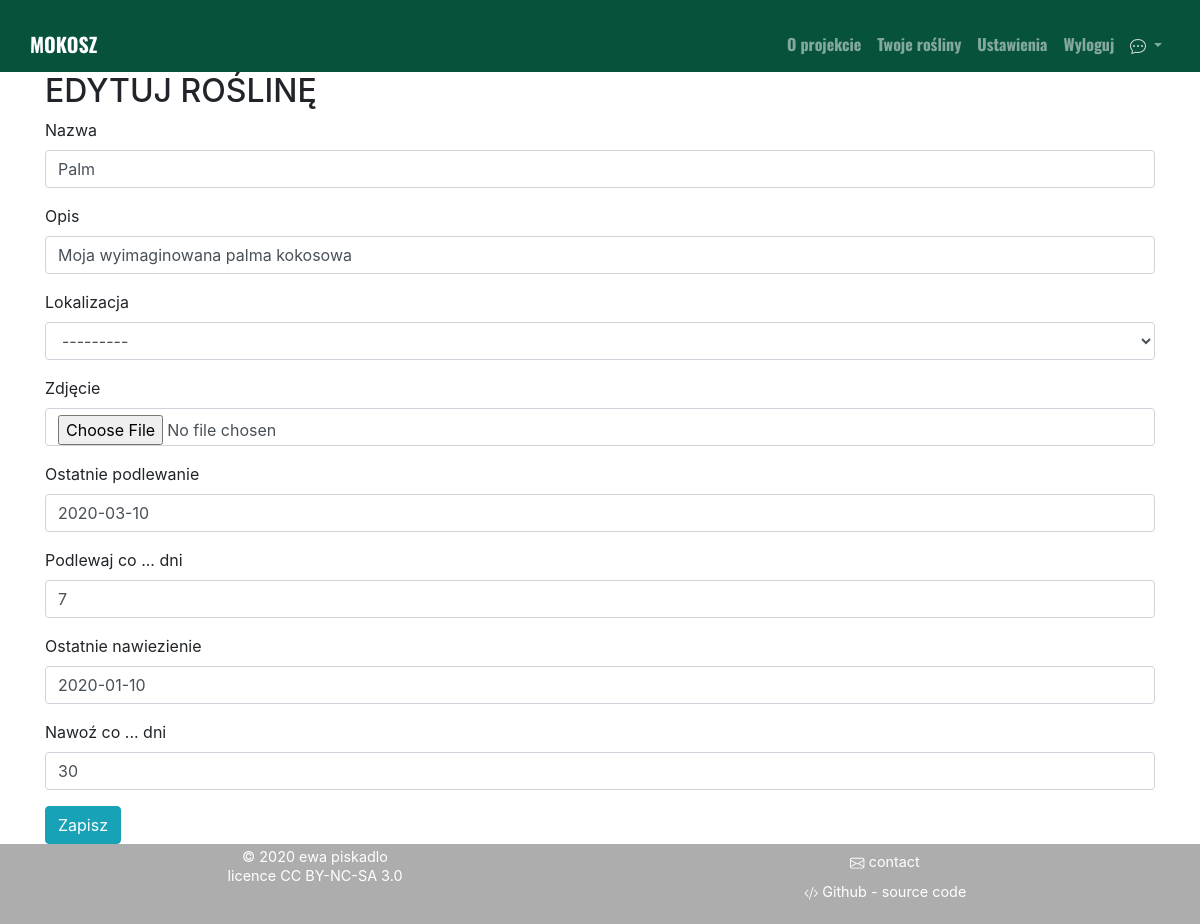
The app's page /pl/manager/edit/ewa_palm (signed in) with its own data.
### manager/models.py (models this page shows, shortened)
class Plant(models.Model):
    owner = models.ForeignKey(User, on_delete=models.CASCADE, related_name="user")
    name = models.CharField(_('name'),max_length=30)
    slug = models.SlugField(allow_unicode=True, default="")
    description = models.CharField(_('description'),max_length=256, blank=True, default="")
    location = models.ForeignKey(Location, on_delete=models.CASCADE, related_name='location', verbose_name=_('location'), blank=True, default="")
    plant_image = models.ImageField(_('image'),upload_to='media/plant_pics', blank=True)
    last_water = models.DateField(_('last watered'),default=date.today)
    water_every = models.PositiveIntegerField(
        _('water every'),
        default=7,
        editable=True,
        validators=[MinValueValidator(1),
        MaxValueValidator(60)])
    last_fertilize = models.DateField(_('last fertilized'), default=date.today)
    fertilize_every = models.PositiveIntegerField(
        _('fertilize every'),
        default=30,
        editable=True,
        validators=[MinValueValidator(1),
        MaxValueValidator(60)])
    class Meta:
        verbose_name = _('plant')
        verbose_name_plural = _('plants')
        ordering = ['location']
        unique_together = ['owner', 'name']
    def __str__(self):
        return self.name

### manager/views.py (the view)
# urls.py: path('edit/<slug:slug>', views.PlantEdit.as_view(), name='editPlant'),
class PlantEdit(LoginRequiredMixin, UpdateView):
    model = Plant
    template_name = 'manager/edit_plant.html'
    success_url = ''
    form_class = PlantEditForm
    def get_object(self, *args, **kwargs):
        edited_plant = get_object_or_404(Plant, slug=self.kwargs['slug'])
        print(edited_plant)
        return edited_plant
    def get_form_kwargs(self):
        kwargs = super(PlantEdit, self).get_form_kwargs()
        kwargs.update({'user' : self.request.user})
        return kwargs

### manager/forms.py
class PlantEditForm(ModelForm):
    class Meta:
        model = Plant
        exclude = ['slug', 'owner']
    def __init__(self, *args, **kwargs):
        user = kwargs.pop('user')
        super(PlantEditForm,self).__init__(*args, **kwargs)
        self.fields['location'].queryset = Location.objects.filter(owner=user)

### manager/models.py (called while the page is built)
    def __str__(self):
        return f'{self.owner} : {self.room}'

### manager/templates/manager/edit_plant.html (shortened to what this page needs)
{% extends "base.html" %}
{% load bootstrap4 i18n %}
{% block body_block%}
<div class="container">
    <h2>{% trans "EDIT PLANT" %}</h2>
    <form method="POST">
        {% bootstrap_form form %}
        <input type="submit" class='btn btn-info align-self-center mx-auto' value={% trans "Save" %}>
    </form>
</div>
{% endblock %}

### records on screen
Plant: name "Palm", description "Moja wyimaginowana palma kokosowa", location "---------", last_water "2020-03-10", water_every "7", last_fertilize "2020-01-10", fertilize_every "30"
